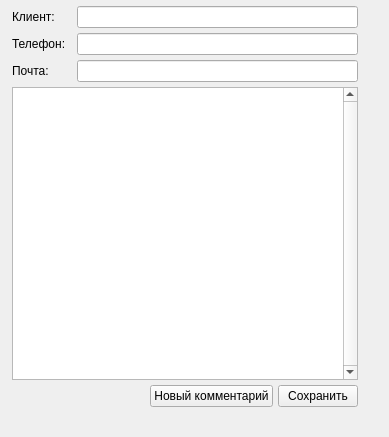
<?xml version="1.0" encoding="UTF-8"?>
<ui version="4.0">
 <class>ClientForm</class>
 <widget class="QWidget" name="ClientForm">
  <property name="windowModality">
   <enum>Qt::ApplicationModal</enum>
  </property>
  <property name="geometry">
   <rect>
    <x>0</x>
    <y>0</y>
    <width>389</width>
    <height>437</height>
   </rect>
  </property>
  <property name="sizePolicy">
   <sizepolicy hsizetype="Expanding" vsizetype="Expanding">
    <horstretch>0</horstretch>
    <verstretch>0</verstretch>
   </sizepolicy>
  </property>
  <property name="windowTitle">
   <string>Form</string>
  </property>
  <widget class="QWidget" name="verticalLayoutWidget">
   <property name="geometry">
    <rect>
     <x>7</x>
     <y>6</y>
     <width>371</width>
     <height>421</height>
    </rect>
   </property>
   <layout class="QVBoxLayout" name="ClientData">
    <property name="spacing">
     <number>5</number>
    </property>
    <property name="sizeConstraint">
     <enum>QLayout::SetMaximumSize</enum>
    </property>
    <property name="leftMargin">
     <number>5</number>
    </property>
    <property name="rightMargin">
     <number>20</number>
    </property>
    <property name="bottomMargin">
     <number>20</number>
    </property>
    <item>
     <layout class="QHBoxLayout" name="horizontalLayout_2">
      <property name="sizeConstraint">
       <enum>QLayout::SetMaximumSize</enum>
      </property>
      <item>
       <widget class="QLabel" name="name">
        <property name="sizePolicy">
         <sizepolicy hsizetype="Fixed" vsizetype="Fixed">
          <horstretch>0</horstretch>
          <verstretch>0</verstretch>
         </sizepolicy>
        </property>
        <property name="minimumSize">
         <size>
          <width>60</width>
          <height>0</height>
         </size>
        </property>
        <property name="text">
         <string>Клиент:    </string>
        </property>
       </widget>
      </item>
      <item>
       <widget class="QLineEdit" name="nameEdit"/>
      </item>
     </layout>
    </item>
    <item>
     <layout class="QHBoxLayout" name="horizontalLayout_3">
      <property name="sizeConstraint">
       <enum>QLayout::SetMaximumSize</enum>
      </property>
      <item>
       <widget class="QLabel" name="phone">
        <property name="sizePolicy">
         <sizepolicy hsizetype="Fixed" vsizetype="Fixed">
          <horstretch>0</horstretch>
          <verstretch>0</verstretch>
         </sizepolicy>
        </property>
        <property name="minimumSize">
         <size>
          <width>60</width>
          <height>0</height>
         </size>
        </property>
        <property name="text">
         <string>Телефон: </string>
        </property>
       </widget>
      </item>
      <item>
       <widget class="QLineEdit" name="phoneEdit"/>
      </item>
     </layout>
    </item>
    <item>
     <layout class="QHBoxLayout" name="horizontalLayout_4">
      <property name="sizeConstraint">
       <enum>QLayout::SetMaximumSize</enum>
      </property>
      <property name="leftMargin">
       <number>0</number>
      </property>
      <property name="rightMargin">
       <number>0</number>
      </property>
      <property name="bottomMargin">
       <number>0</number>
      </property>
      <item>
       <widget class="QLabel" name="email">
        <property name="sizePolicy">
         <sizepolicy hsizetype="Fixed" vsizetype="Fixed">
          <horstretch>0</horstretch>
          <verstretch>0</verstretch>
         </sizepolicy>
        </property>
        <property name="minimumSize">
         <size>
          <width>60</width>
          <height>0</height>
         </size>
        </property>
        <property name="text">
         <string>Почта:     </string>
        </property>
       </widget>
      </item>
      <item>
       <widget class="QLineEdit" name="emailEdit"/>
      </item>
     </layout>
    </item>
    <item>
     <widget class="QListView" name="CommentsList">
      <property name="verticalScrollBarPolicy">
       <enum>Qt::ScrollBarAlwaysOn</enum>
      </property>
     </widget>
    </item>
    <item>
     <layout class="QHBoxLayout" name="horizontalLayout_5">
      <property name="sizeConstraint">
       <enum>QLayout::SetMaximumSize</enum>
      </property>
      <item>
       <spacer name="horizontalSpacer">
        <property name="orientation">
         <enum>Qt::Horizontal</enum>
        </property>
        <property name="sizeHint" stdset="0">
         <size>
          <width>40</width>
          <height>20</height>
         </size>
        </property>
       </spacer>
      </item>
      <item>
       <widget class="QPushButton" name="newCommentButton">
        <property name="text">
         <string>Новый комментарий</string>
        </property>
       </widget>
      </item>
      <item>
       <widget class="QPushButton" name="saveButton">
        <property name="text">
         <string>Сохранить</string>
        </property>
       </widget>
      </item>
     </layout>
    </item>
   </layout>
  </widget>
 </widget>
 <resources/>
 <connections/>
</ui>
